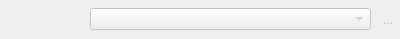
<?xml version="1.0" encoding="UTF-8"?>
<ui version="4.0">
 <class>ModelNavigationWidget</class>
 <widget class="QWidget" name="ModelNavigationWidget">
  <property name="enabled">
   <bool>false</bool>
  </property>
  <property name="geometry">
   <rect>
    <x>0</x>
    <y>0</y>
    <width>400</width>
    <height>39</height>
   </rect>
  </property>
  <property name="sizePolicy">
   <sizepolicy hsizetype="Fixed" vsizetype="Fixed">
    <horstretch>0</horstretch>
    <verstretch>0</verstretch>
   </sizepolicy>
  </property>
  <property name="minimumSize">
   <size>
    <width>0</width>
    <height>0</height>
   </size>
  </property>
  <property name="windowTitle">
   <string>Form</string>
  </property>
  <layout class="QHBoxLayout" name="horizontalLayout">
   <property name="spacing">
    <number>5</number>
   </property>
   <property name="leftMargin">
    <number>0</number>
   </property>
   <property name="topMargin">
    <number>0</number>
   </property>
   <property name="rightMargin">
    <number>0</number>
   </property>
   <property name="bottomMargin">
    <number>0</number>
   </property>
   <item>
    <widget class="QToolButton" name="previous_tb">
     <property name="enabled">
      <bool>false</bool>
     </property>
     <property name="sizePolicy">
      <sizepolicy hsizetype="Preferred" vsizetype="Preferred">
       <horstretch>0</horstretch>
       <verstretch>0</verstretch>
      </sizepolicy>
     </property>
     <property name="minimumSize">
      <size>
       <width>0</width>
       <height>0</height>
      </size>
     </property>
     <property name="toolTip">
      <string>Previous model</string>
     </property>
     <property name="text">
      <string/>
     </property>
     <property name="icon">
      <iconset resource="../../res/resources.qrc">
       <normaloff>:/icons/icons/previous.png</normaloff>:/icons/icons/previous.png</iconset>
     </property>
     <property name="iconSize">
      <size>
       <width>32</width>
       <height>32</height>
      </size>
     </property>
     <property name="shortcut">
      <string>Ctrl+Left</string>
     </property>
     <property name="autoRaise">
      <bool>true</bool>
     </property>
    </widget>
   </item>
   <item>
    <widget class="QToolButton" name="next_tb">
     <property name="enabled">
      <bool>false</bool>
     </property>
     <property name="sizePolicy">
      <sizepolicy hsizetype="Preferred" vsizetype="Preferred">
       <horstretch>0</horstretch>
       <verstretch>0</verstretch>
      </sizepolicy>
     </property>
     <property name="minimumSize">
      <size>
       <width>0</width>
       <height>0</height>
      </size>
     </property>
     <property name="toolTip">
      <string>Next model</string>
     </property>
     <property name="text">
      <string/>
     </property>
     <property name="icon">
      <iconset resource="../../res/resources.qrc">
       <normaloff>:/icons/icons/next.png</normaloff>:/icons/icons/next.png</iconset>
     </property>
     <property name="iconSize">
      <size>
       <width>32</width>
       <height>32</height>
      </size>
     </property>
     <property name="shortcut">
      <string>Ctrl+Right</string>
     </property>
     <property name="autoRaise">
      <bool>true</bool>
     </property>
    </widget>
   </item>
   <item>
    <widget class="QComboBox" name="models_cmb">
     <property name="sizePolicy">
      <sizepolicy hsizetype="Expanding" vsizetype="Fixed">
       <horstretch>0</horstretch>
       <verstretch>0</verstretch>
      </sizepolicy>
     </property>
     <property name="minimumSize">
      <size>
       <width>200</width>
       <height>0</height>
      </size>
     </property>
     <property name="maximumSize">
      <size>
       <width>16777215</width>
       <height>16777215</height>
      </size>
     </property>
     <property name="sizeAdjustPolicy">
      <enum>QComboBox::SizeAdjustPolicy::AdjustToContents</enum>
     </property>
     <property name="iconSize">
      <size>
       <width>25</width>
       <height>25</height>
      </size>
     </property>
    </widget>
   </item>
   <item>
    <widget class="QToolButton" name="close_tb">
     <property name="minimumSize">
      <size>
       <width>0</width>
       <height>0</height>
      </size>
     </property>
     <property name="maximumSize">
      <size>
       <width>16777215</width>
       <height>16777215</height>
      </size>
     </property>
     <property name="toolTip">
      <string>Close model</string>
     </property>
     <property name="text">
      <string>...</string>
     </property>
     <property name="icon">
      <iconset resource="../../res/resources.qrc">
       <normaloff>:/icons/icons/close.png</normaloff>:/icons/icons/close.png</iconset>
     </property>
     <property name="iconSize">
      <size>
       <width>32</width>
       <height>32</height>
      </size>
     </property>
     <property name="shortcut">
      <string>Alt+C</string>
     </property>
     <property name="autoRaise">
      <bool>true</bool>
     </property>
    </widget>
   </item>
  </layout>
 </widget>
 <resources>
  <include location="../../res/resources.qrc"/>
 </resources>
 <connections/>
</ui>
